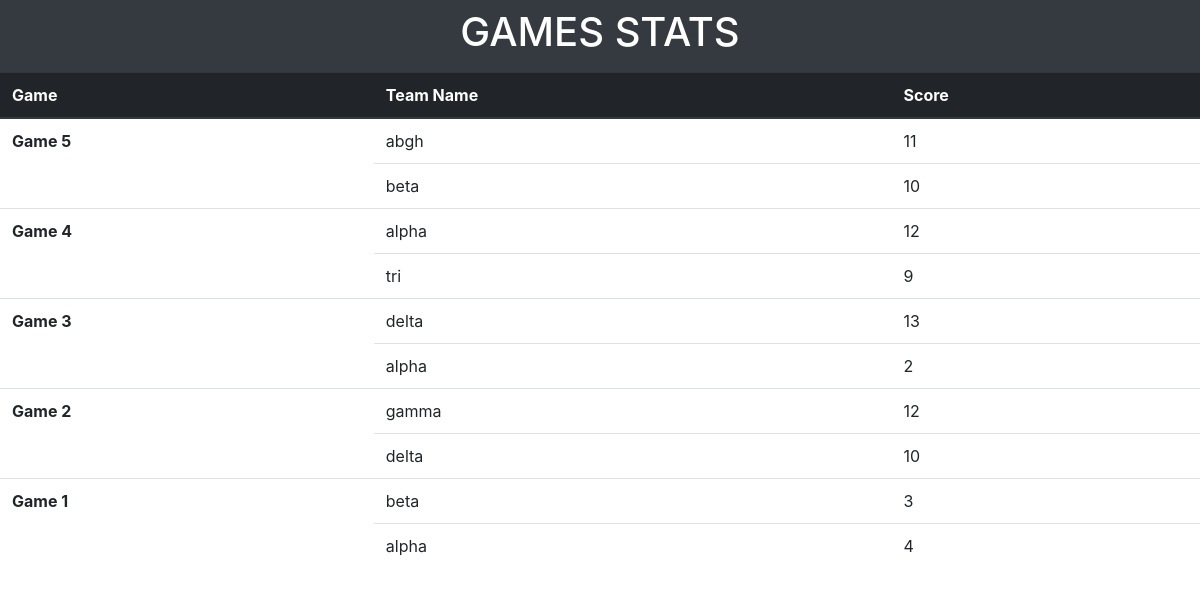
/games/, run on the app's committed database.
### leaderboard/models.py (models this page shows)
class RegisterGame(models.Model):
    team1= models.ForeignKey(RegisterTeam, related_name='team1', on_delete=models.CASCADE)
    team1_score = models.IntegerField()
    team2= models.ForeignKey(RegisterTeam, related_name='team2', on_delete=models.CASCADE)
    team2_score = models.IntegerField()

class RegisterTeam(models.Model):
    Team_Name=models.CharField(max_length=32)
    Player1_Name = models.CharField(max_length=32)
    Player2_Name = models.CharField(max_length=32)
    def __str__(self):
        return self.Team_Name

### leaderboard/views.py (the view)
# urls.py: url(r'^games/$', views.games),
def games(request):
	games = RegisterGame.objects.order_by('pk').reverse()
	return render(request, 'games.html', {'games': games})

### leaderboard/templates/games.html (shortened to what this page needs)
<html>
<head>
        <link rel="stylesheet" href="https://maxcdn.bootstrapcdn.com/bootstrap/4.0.0/css/bootstrap.min.css">
</head>
<body>
  <nav class="navbar navbar-dark bg-dark">
  <p align = "center"><font color="white"><h1>GAMES STATS</h1></font></p>
</nav>
<table class="table">
  <thead class="thead-dark">
    <tr>
      <th scope="col">Game</th>
      <th scope="col">Team Name</th>
      <th scope="col">Score</th>
    </tr>
  </thead><tbody>
{% for game in games %}
<tr>
	<th scope="row" rowspan="2">Game {{game.id}}</th>
	<td>{{game.team1}}</td>
	<td>{{game.team1_score}}</td>
</tr>
<tr>
	<td>{{game.team2}}</td>
	<td>{{game.team2_score}}</td>
</tr>
{% endfor %}
</body>
</html>

### data on the page
RegisterGame: id "5", team1 "abgh", team1_score "11", team2 "beta", team2_score "10"
RegisterGame: id "4", team1 "alpha", team1_score "12", team2 "tri", team2_score "9"
RegisterGame: id "3", team1 "delta", team1_score "13", team2 "alpha", team2_score "2"
RegisterGame: id "2", team1 "gamma", team1_score "12", team2 "delta", team2_score "10"
RegisterGame: id "1", team1 "beta", team1_score "3", team2 "alpha", team2_score "4"
